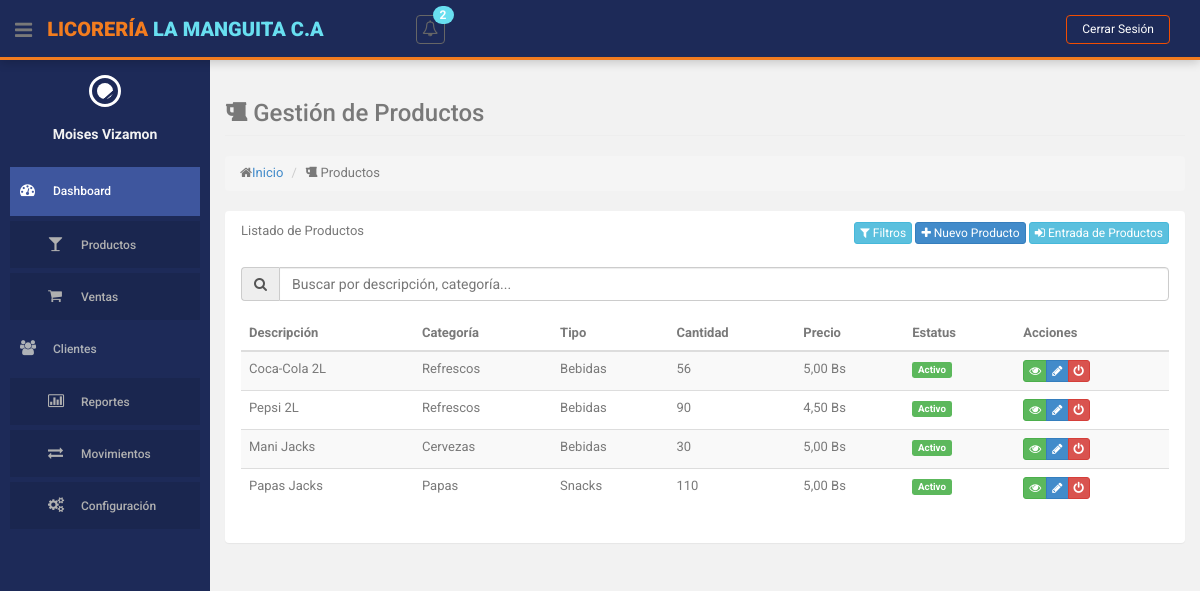
The app's page /index.php?action=productos (signed in), older data.
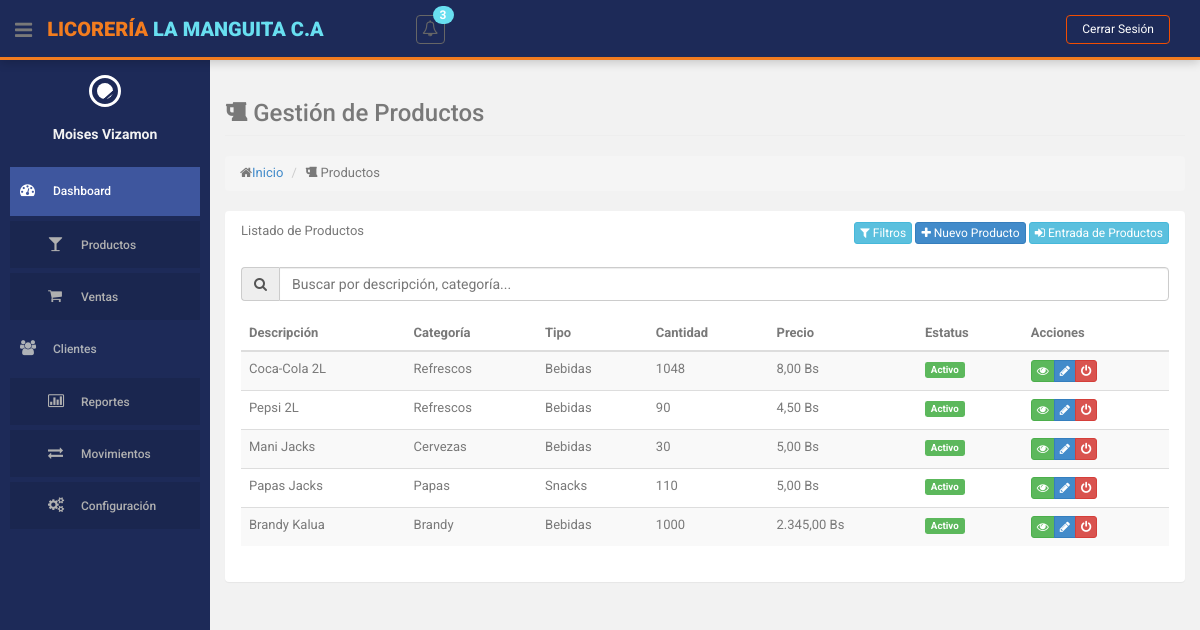
The same page, newer data.
### tables this page shows
CREATE TABLE `producto` (
  `id` int(10) NOT NULL,
  `descripcion` varchar(255) NOT NULL,
  `cantidad` int(255) NOT NULL,
  `precio` decimal(10,2) NOT NULL,
  `id_categoria` int(11) NOT NULL,
  `id_estatus` int(11) NOT NULL
);

CREATE TABLE `categorias` (
  `id` int(11) NOT NULL,
  `nombre` varchar(255) NOT NULL,
  `id_tipo_categoria` int(11) NOT NULL,
  `id_estatus` int(11) NOT NULL
);

CREATE TABLE `tipos_categoria` (
  `id` int(11) NOT NULL,
  `nombre` varchar(255) NOT NULL,
  `id_estatus` int(11) NOT NULL DEFAULT 1
);

CREATE TABLE `estatus` (
  `id` int(11) NOT NULL,
  `nombre` varchar(50) NOT NULL
);

### controllers/ProductoController.php (called while the page is built, shortened)
<?php
class ProductoController
{
    private $model;
    public function __construct()
    {
        require_once ROOT_PATH . 'models/ProductoModel.php';
        $this->model = new ProductoModel();
    }
    public function index()
    {
        $productos = $this->model->obtenerTodosProductos(false);
        $categorias = $this->model->obtenerCategorias();
        $this->loadView('productos/index', [
            'productos' => $productos,
            'categorias' => $categorias
        ]);
    }
    private function loadView($view, $data = [])
    {
        extract($data);
        require ROOT_PATH . 'views/layouts/header.php';
        require ROOT_PATH . 'views/' . $view . '.php';
        require ROOT_PATH . 'views/layouts/footer.php';
    }
}

### models/StockLimiteModel.php (called while the page is built, shortened)
<?php
class StockLimiteModel
{
    private $db;
    public function __construct()
    {
        require_once ROOT_PATH . 'config/database.php';
        $database = new Database();
        $this->db = $database->getConnection();
    }
    public function obtenerProductosConStockBajo()
    {
        $query = "SELECT p.id, p.descripcion, p.cantidad, sl.stock_minimo
                  FROM producto p
                  JOIN stock_limites sl ON p.id = sl.id_producto
                  WHERE p.cantidad <= sl.stock_minimo AND p.id_estatus = 1
                  ORDER BY p.descripcion";
        $stmt = $this->db->prepare($query);
        $stmt->execute();
        return $stmt->fetchAll(PDO::FETCH_ASSOC);
    }
    public function obtenerProductosConStockAlto()
    {
        $query = "SELECT p.id, p.descripcion, p.cantidad, sl.stock_maximo
                  FROM producto p
                  JOIN stock_limites sl ON p.id = sl.id_producto
                  WHERE p.cantidad >= sl.stock_maximo AND p.id_estatus = 1
                  ORDER BY p.descripcion";
        $stmt = $this->db->prepare($query);
        $stmt->execute();
        return $stmt->fetchAll(PDO::FETCH_ASSOC);
    }
}

### config/database.php (called while the page is built, shortened)
<?php
class Database {
    private $host = 'localhost';
    private $db_name = 'licoreria';
    private $username = 'root';
    private $password = '';
    public function getConnection() {
        $this->conn = null;
        try {
            $this->conn = new PDO(
                "mysql:host=" . $this->host . ";dbname=" . $this->db_name,
                $this->username,
                $this->password
            );
            $this->conn->exec("set names utf8");
            $this->conn->setAttribute(PDO::ATTR_ERRMODE, PDO::ERRMODE_EXCEPTION);
        } catch(PDOException $exception) {
            echo "Error de conexión: " . $exception->getMessage();
        }
        return $this->conn;
    }
}
?>

### helpers/notifications.php (called while the page is built)
<?php
function obtenerNotificacionesStock() {
    require_once ROOT_PATH . 'models/StockLimiteModel.php';
    $stockModel = new StockLimiteModel();
    $stockBajo = $stockModel->obtenerProductosConStockBajo();
    $stockAlto = $stockModel->obtenerProductosConStockAlto();
    $notificaciones = [];
    $total = count($stockBajo) + count($stockAlto);
    if (!empty($stockBajo)) {
        $notificaciones[] = [
            'tipo' => 'danger',
            'icono' => 'bolt',
            'mensaje' => 'Stock bajo en '.count($stockBajo).' producto(s)',
            'url' => BASE_URL.'index.php?action=gestion-stock&method=alertas',
            'tiempo' => 'Reciente'
        ];
    }
    if (!empty($stockAlto)) {
        $notificaciones[] = [
            'tipo' => 'warning',
            'icono' => 'exclamation-triangle',
            'mensaje' => 'Stock alto en '.count($stockAlto).' producto(s)',
            'url' => BASE_URL.'index.php?action=gestion-stock&method=alertas',
            'tiempo' => 'Reciente'
        ];
    }
    return [
        'total' => $total,
        'notificaciones' => $notificaciones,
        'hayAlertas' => $total > 0
    ];
}

### models/ProductoModel.php (called while the page is built, shortened)
<?php
class ProductoModel
{
    private $db;
    public function __construct()
    {
        require_once ROOT_PATH . 'config/database.php';
        $database = new Database();
        $this->db = $database->getConnection();
    }
    public function obtenerTodosProductos($soloActivos = true)
    {
        $query = "SELECT p.*, c.nombre as categoria, e.nombre as estatus, tc.nombre as tipo_categoria
              FROM producto p
              JOIN categorias c ON p.id_categoria = c.id
              JOIN estatus e ON p.id_estatus = e.id
              JOIN tipos_categoria tc ON c.id_tipo_categoria = tc.id";
        $stmt = $this->db->prepare($query);
        $stmt->execute();
        return $stmt->fetchAll(PDO::FETCH_ASSOC);
    }
}

### views/productos/index.php (the view, shortened to what the changed rows need)
<section id="main-content">
    <section class="wrapper">
        <div class="row">
            <div class="col-lg-12">
                <section class="panel">
                    <div class="panel-body">
                        <table id="tablaProductos" class="table table-striped table-advance table-hover">
                            <thead>
                                <tr>
                                    <th>Descripción</th>
                                    <th>Categoría</th>
                                    <th>Tipo</th>
                                    <th>Cantidad</th>
                                    <th>Precio</th>
                                    <th>Estatus</th>
                                    <th>Acciones</th>
                                </tr>
                            </thead>
                            <tbody>
                                <?php foreach ($productos as $producto): ?>
                                    <tr>
                                        <td><?= htmlspecialchars($producto['descripcion']); ?></td>
                                        <td><?= $producto['categoria']; ?></td>
                                        <td><?= $producto['tipo_categoria']; ?></td>
                                        <td><?= $producto['cantidad']; ?></td>
                                        <td><?= number_format($producto['precio'], 2, ',', '.'); ?> Bs</td>
                                        <td>
                                            <span class="label label-<?= $producto['estatus'] == 'Activo' ? 'success' : 'danger'; ?>">
                                                <?= $producto['estatus']; ?>
                                            </span>
                                        </td>
                                        <td>
                                            <div class="btn-group">
                                                <a href="<?= BASE_URL ?>index.php?action=productos&method=mostrar&id=<?= $producto['id']; ?>"
                                                    class="btn btn-success btn-xs" title="Ver">
                                                    <i class="fa fa-eye"></i>
                                                </a>
                                                <?php if ($_SESSION['user_rol'] != 2): ?>
                                                <a href="<?= BASE_URL ?>index.php?action=productos&method=editar&id=<?= $producto['id']; ?>"
                                                    class="btn btn-primary btn-xs" title="Editar">
                                                    <i class="fa fa-pencil"></i>
                                                </a>
                                                <button onclick="cambiarEstado(<?= $producto['id']; ?>, '<?= $producto['estatus']; ?>')"
                                                    class="btn btn-<?= $producto['id_estatus'] == 1 ? 'danger' : 'success'; ?> btn-xs"
                                                    title="<?= $producto['id_estatus'] == 1 ? 'Desactivar' : 'Activar'; ?>">
                                                    <i class="fa fa-power-off"></i>
                                                </button>
                                                <?php endif; ?>
                                            </div>
                                        </td>
                                    </tr>
                                <?php endforeach; ?>
                            </tbody>
                        </table>
                    </div>
                </section>
            </div>
        </div>
    </section>
</section>

### views/layouts/header.php (shortened to what the changed rows need)
<!DOCTYPE html>
<html lang="es">
<head>
    <link href="<?php echo BASE_URL; ?>assets/css/bootstrap.css" rel="stylesheet">
    <link href="<?php echo BASE_URL; ?>assets/font-awesome/css/font-awesome.css" rel="stylesheet">
    <link rel="stylesheet" type="text/css" href="<?php echo BASE_URL; ?>assets/css/zabuto_calendar.css">
    <link rel="stylesheet" type="text/css" href="<?php echo BASE_URL; ?>assets/js/gritter/css/jquery.gritter.css">
    <link rel="stylesheet" type="text/css" href="<?php echo BASE_URL; ?>assets/lineicons/style.css">
    <link href="<?php echo BASE_URL; ?>assets/css/style.css" rel="stylesheet">
    <link href="<?php echo BASE_URL; ?>assets/css/style-responsive.css" rel="stylesheet">
    <link rel="stylesheet" type="text/css" href="https://cdn.datatables.net/1.11.5/css/jquery.dataTables.css">
</head>
<body>
    <section id="container">
        <header class="header black-bg">
            <div class="nav notify-row" id="top_menu">
                <ul class="nav top-menu">
                    <li class="dropdown">
                        <?php
                        $notificaciones = obtenerNotificacionesStock();
                        $totalNotificaciones = $notificaciones['total'];
                        ?>
                        <a data-toggle="dropdown" class="dropdown-toggle" href="#">
                            <i class="fa fa-bell-o"></i>
                            <?php if ($totalNotificaciones > 0): ?>
                                <span class="badge bg-theme"><?= $totalNotificaciones ?></span>
                            <?php endif; ?>
                        </a>
                    </li>
                </ul>
            </div>
        </header>

Row changes from the older to the newer data that the page shows:
changed producto "Coca-Cola 2L": cantidad "56" → "1048"; precio "5,00" → "8,00"
added producto: descripcion "Brandy Kalua", id_categoria.nombre "Brandy", tipos_categoria.nombre "Bebidas", cantidad "1000", precio "2.345,00", id_estatus.nombre "Activo"
Text that changed along with them:
$totalNotificaciones: "2" → "3"
